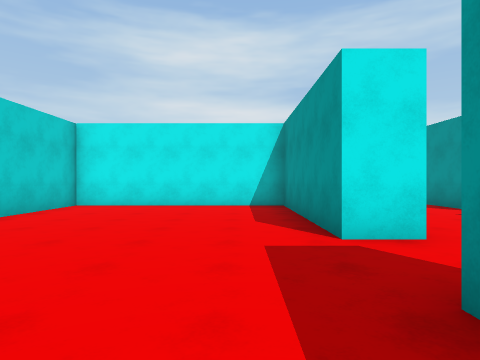
[1] (above)

24 first-person views from a walk through a Unity game level. The camera is 1.4 m above the floor, looks level and sees 75° across. The floor is counted in squares, 2 m on a side. Each view is taken from the middle of a square. On the plan, view 1 faces up. The plan holds only what a view shows up to about 10 squares ahead; the rest is blank. The place goes on beyond the plan. The player is left out.

[2]
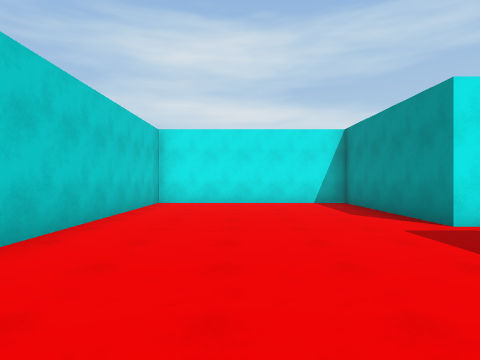

[3]
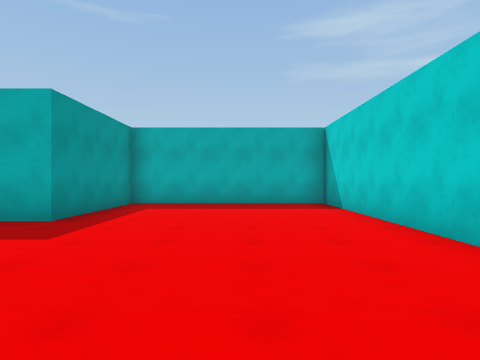

[4]
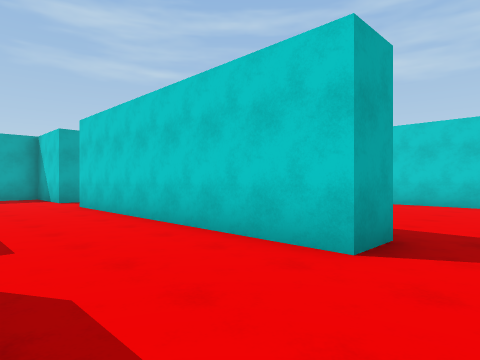

[5]
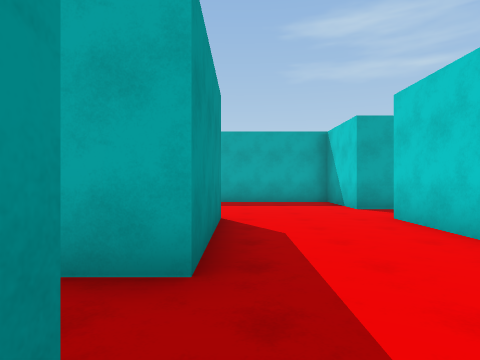

[6]
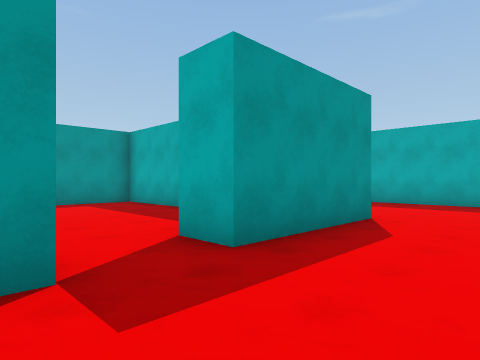

[7]
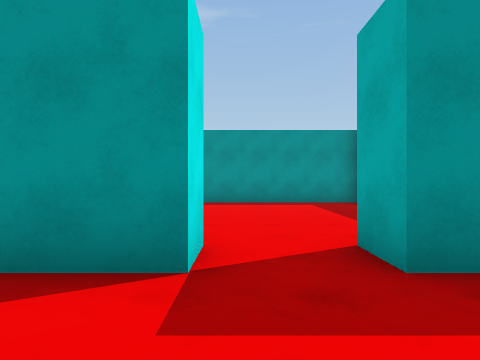

[8]
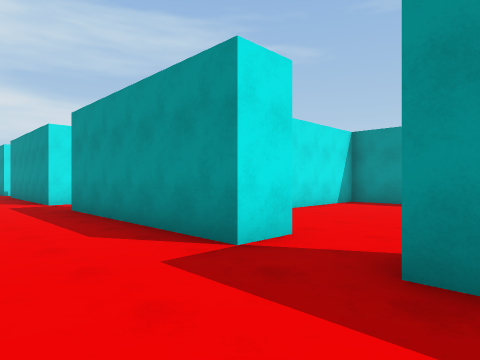

[9]
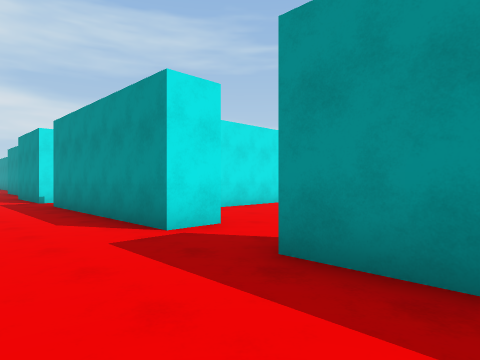

[10]
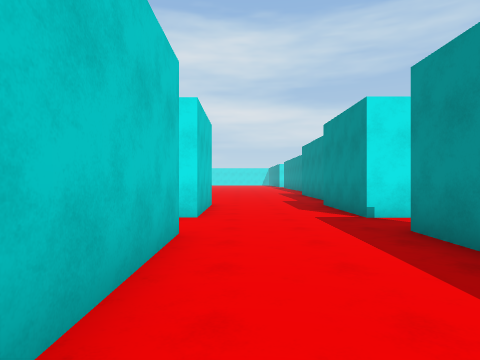

[11]
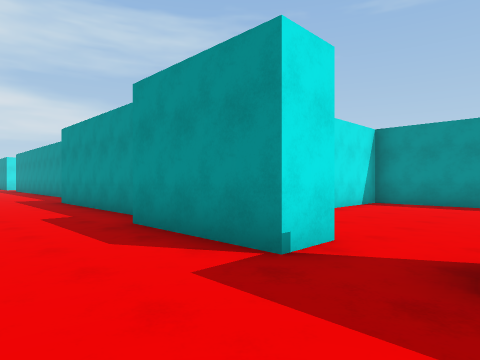

[12]
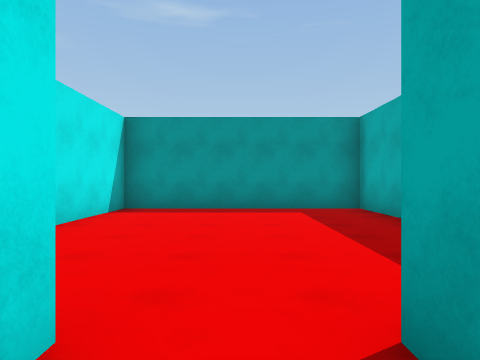

[13]
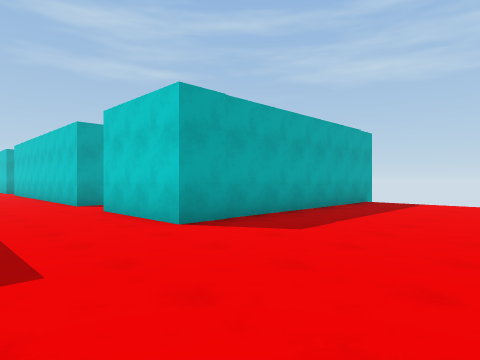

[14]
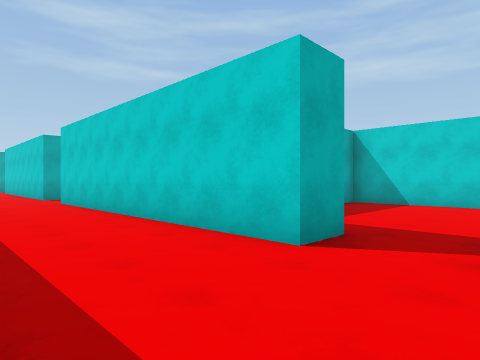

[15]
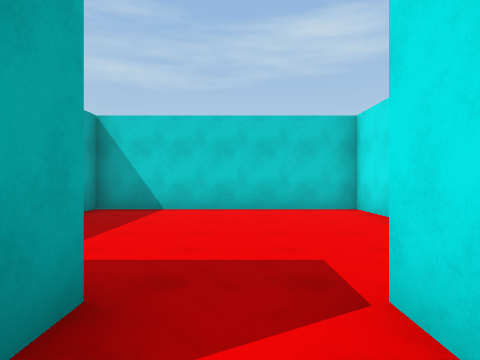

[16]
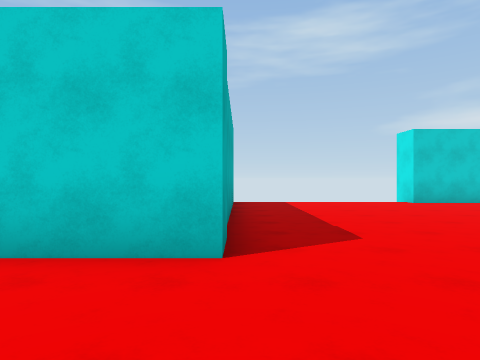

[17]
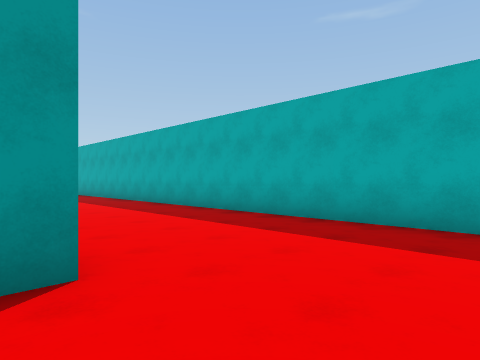

[18]
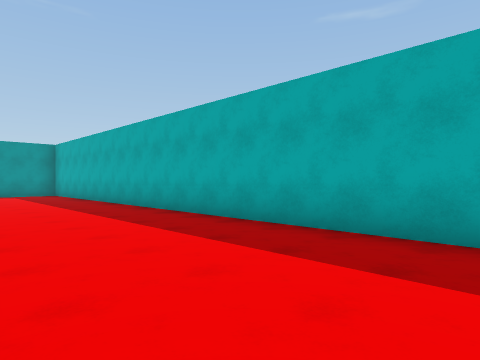

[19]
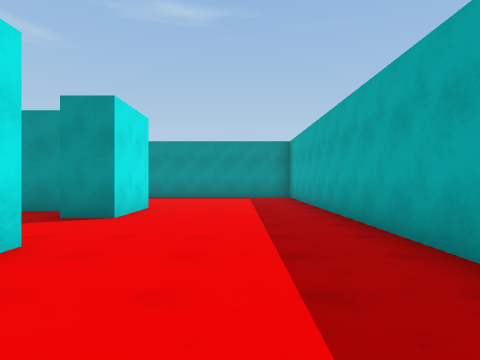

[20]
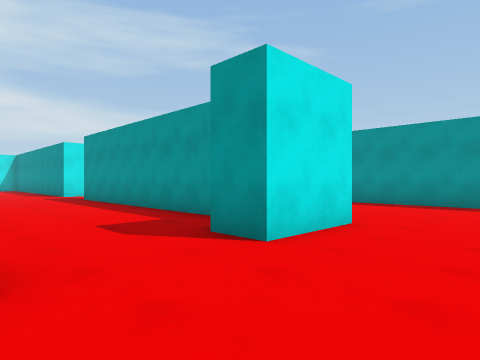

[21]
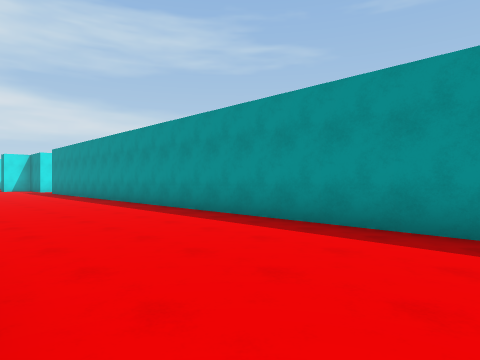

[22]
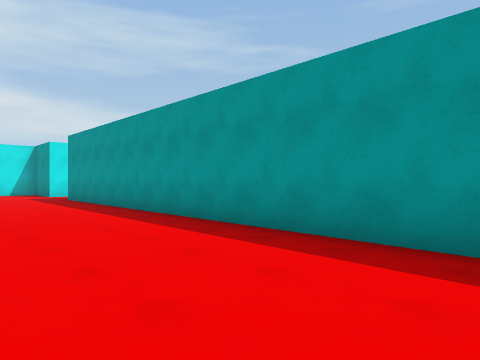

[23]
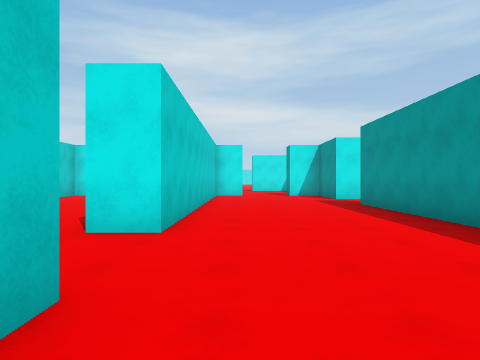

[24]
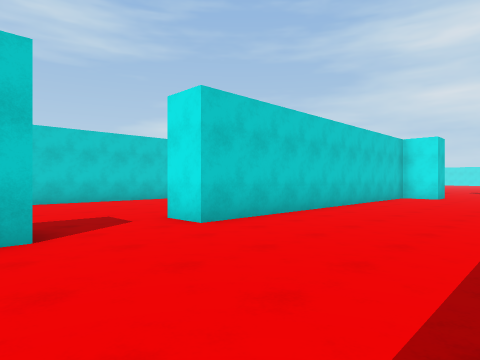

### Floor plan
Points are (right, up) in squares from view 1. A wall is a line through its corners. A room is listed if a view was taken in it or the views show most of it. See-through windows are left out.
Room 1 (views 1, 2, 3)
walls: (1.2, 3.7) (1.2, 8.5) (-4.5, 8.5) (-4.5, -2.3) (1.2, -2.3) (1.2, 1.7)
ways out: opening at (2, 2.5) to room 2
Room 2 (views 4, 5, 6, 7, 8, 9, 10, 11, 12, 13, 14, 15, 16, 17, 18, 19, 20, 21, 22, 23, 24)
walls: (13.7, 6.9) (13.7, 5); (20, 3.9) (20, 3.2); (6.4, 6.8) (5.4, 6.8) (5.4, 12.4); (6.4, -0.6) (5.4, -0.6) (5.4, 4.9); (20, 13.1) (20, 6.2) (18.9, 6.2); (19, -4) (19, 2.2); (15.4, -5.7) (14.9, -5.7); (5.9, 12.3) (6.4, 12.3); (6.4, 13.8) (5.4, 13.8) (5.4, 16.9); (19.9, -5.7) (17.7, -5.7) (17.7, -4.6); (1.2, 1.7) (2.2, 1.7) (2.2, -5.8); (5.4, -5.8) (5.4, -2.3) (6.4, -2.3); (1.1, 12.1) (2.2, 12.1) (2.2, 3.7) (1.2, 3.7); (5.9, 17.9) (5.9, 22.5); (24.5, -6.8) (24.5, 11.1); (1.2, -7.5) (2.2, -7.5) (2.2, -10) (22, -10); (-4.9, 16.8) (2.2, 16.8) (2.2, 13.8) (1.1, 13.8)
ways out: opening at (2, 2.5) to room 1; opening at (2, 13) to room 3; opening at (2, -6.5); opening at (6, -1.5); opening at (6, 5.5); opening at (6, 13); gap at (-5, 17)
Room 3 (no view inside)
walls: (-2.9, 15.8) (-4.5, 15.8) (-4.5, 9.6) (-3.9, 9.6)
ways out: opening at (2, 13) to room 2

Where each view was taken, in squares from view 1:
view 1: 0 up, 0 right, facing up
view 2: 1 down, 2 left, facing up
view 3: 7 up, 2 left, facing down
view 4: 3 up, 5 right, facing down-left
view 5: 0 up, 5 right, facing down
view 6: 0 up, 3 right, facing down-right
view 7: 1 down, 3 right, facing right
view 8: 3 down, 3 right, facing up-right
view 9: 3 up, 3 right, facing up-right
view 10: 8 up, 3 right, facing up
view 11: 12 up, 3 right, facing up-right
view 12: 13 up, 5 right, facing right
view 13: 21 up, 5 right, facing down-left
view 14: 14 up, 5 right, facing down-left
view 15: 13 up, 3 right, facing left
view 16: 17 up, 5 right, facing left
view 17: 5 down, 3 right, facing down-right
view 18: 6 down, 9 right, facing down-right
view 19: 8 down, 12 right, facing right
view 20: 8 down, 15 right, facing up-right
view 21: 7 down, 20 right, facing up-right
view 22: 1 down, 21 right, facing up-right
view 23: 2 up, 21 right, facing up
view 24: 3 up, 24 right, facing up-left
